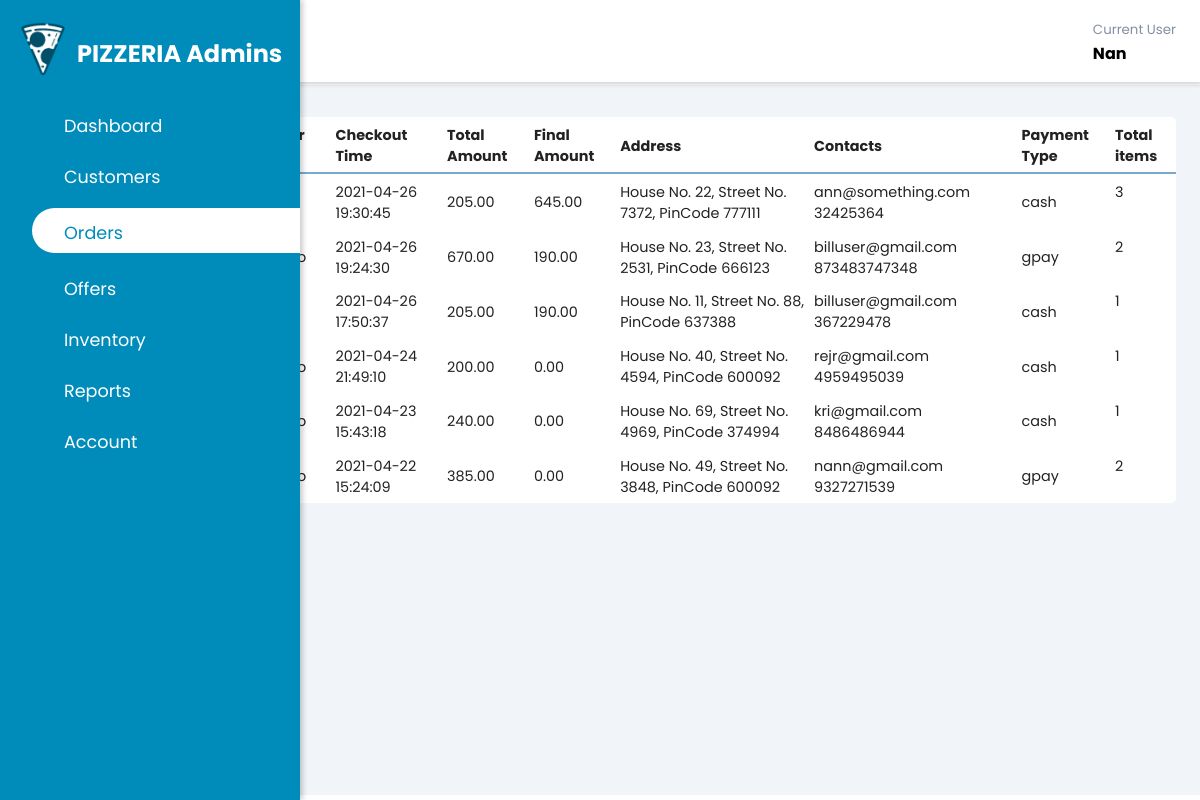
The page /Ann_adminWeb/website/orderspage.php (signed in) on the database as committed earlier.
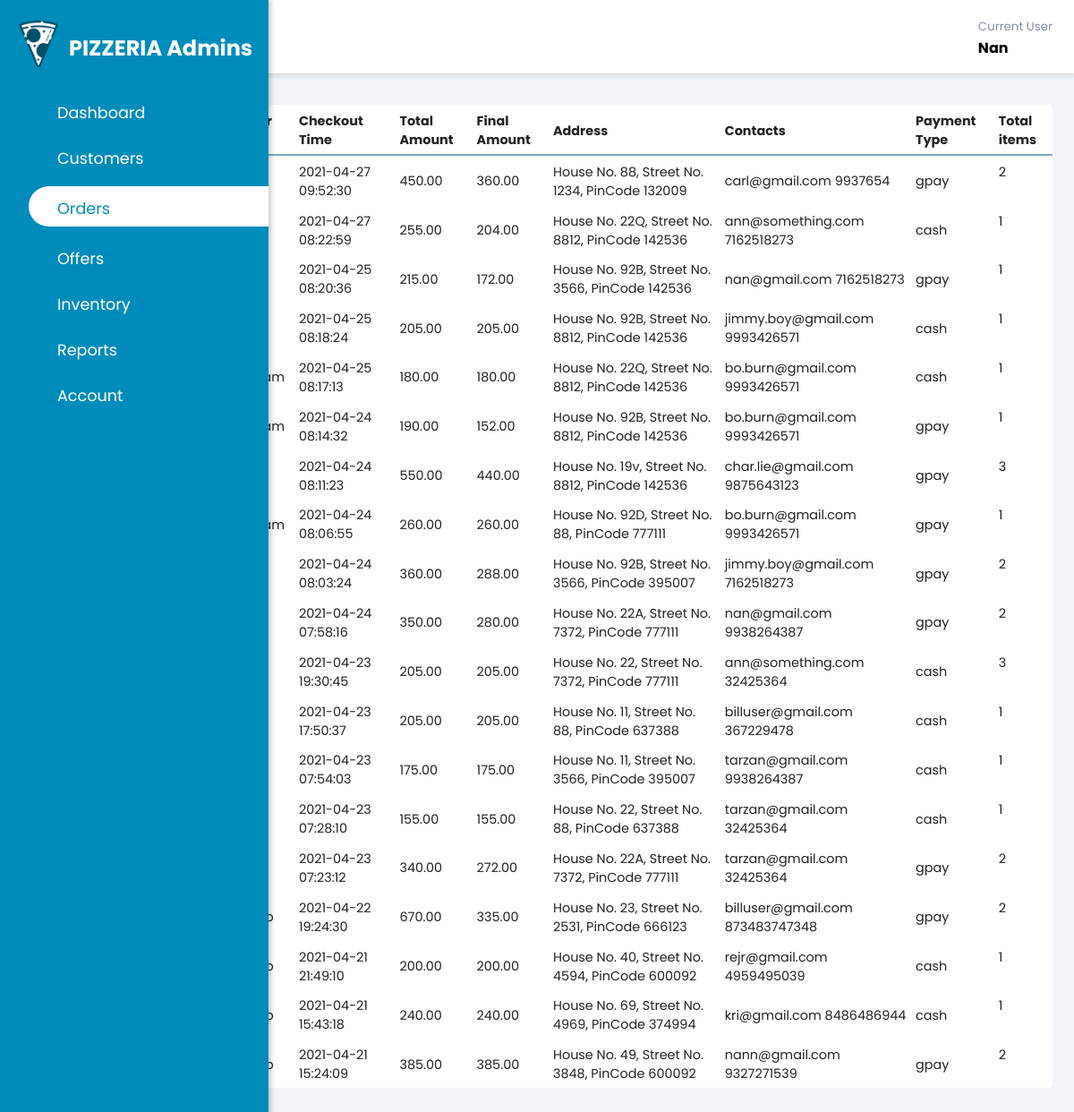
The same page on the database as committed later.
### tables this page shows
CREATE TABLE `orders` (
  `Order_id` int(11) NOT NULL,
  `Cust_ID` int(11) NOT NULL,
  `O_Date_Time` datetime DEFAULT NULL,
  `Total_Price` decimal(10,2) NOT NULL,
  `O_House_No` varchar(5) NOT NULL,
  `O_Street_No` int(5) NOT NULL,
  `O_Pin_Code` int(6) NOT NULL,
  `O_Mail` varchar(50) NOT NULL,
  `Contact_No` bigint(10) NOT NULL,
  `Pay` enum('cash','gpay') NOT NULL,
  `Total_Orders` int(11) NOT NULL,
  `Final_Price` decimal(10,2) NOT NULL DEFAULT 0.00,
  `offer_id` int(11) DEFAULT 0
);

### Ann_adminWeb/website/orderspage.php (the view, shortened to what this page needs)
<?php
require_once('..\login_reg\config.php');
?>
<!DOCTYPE html>
<html lang="en">
<head>
    <link rel="stylesheet" href="https://maxst.icons8.com/vue-static/landings/line-awesome/line-awesome/1.3.0/css/line-awesome.min.css">
    <link rel="stylesheet" href="style.css">
</head>
<body>
    <div class="sidebar">
        <div class="sidebar-brand">
            <img src="img/logo_BW.png" alt="pizzeria logo in black and white">
            <h2>PIZZERIA Admins</h2>
        </div>
        <div class="sidebar-menu">
            <ul>
                <li>
                    <a href="index.php" class="weblink">
                        <span class="las la-home"></span>
                        <span>Dashboard</span>
                    </a>
                </li>
                <li>
                    <a href="customerspage.php" class="weblink">
                        <span class="las la-users"></span>
                        <span>Customers</span>
                    </a>
                </li>
                <li>
                    <a href="orderspage.php" class="weblink active">
                        <span class="las la-file-invoice-dollar"></span>
                        <span>Orders</span>
                    </a>
                </li>
                <li>
                    <a href="offerspage.php" class="weblink">
                        <span class="lar la-star"></span>
                        <span>Offers</span>
                    </a>
                </li>
                <li>
                    <a href="inventorypage.php" class="weblink">
                        <span class="las la-pizza-slice"></span>
                        <span>Inventory</span>
                    </a>
                </li>
                <li>
                    <a href="reportspage.php" class="weblink">
                        <span class="las la-chart-area"></span>
                        <span>Reports</span>
                    </a>
                </li>
                <li>
                    <a href="accountpage.php" class="weblink">
                        <span class="las la-user-circle"></span>
                        <span>Account</span>
                    </a>
                </li>
            </ul>
        </div>
    </div>
    <div class="main-content">
        <header>
            <h2>
            </h2>
            <div class="user-wrapper">
                <div>
                    <small>Current User</small>
                    <h4>
                        <?php
                        echo $_SESSION['username'];
                        ?>
                    </h4>
                </div>
            </div>
        </header>
        <main>
            <div class="card">
                <div class="card-body">
                    <div class="table-responsive">
                        <table style="width:100%">
                            <tr style="border-bottom: 2px solid #77aacc;">
                                <th id="o_id"><strong>Order ID</strong></th>
                                <th id="c_id"><strong>Customer ID</strong></th>
                                <th id="c_name"><strong>Customer Name</strong></th>
                                <th id="chkout"><strong>Checkout Time</strong></th>
                                <th id="amt"><strong>Total Amount</strong></th>
                                <th id="amt"><strong>Final Amount</strong></th>
                                <th id="addr"><strong>Address</strong></th>
                                <th id="contacts"><strong>Contacts</strong></th>
                                <th id="paytype"><strong>Payment Type</strong></th>
                                <th id="totalitems"><strong>Total items</strong></th>
                            </tr>
                            <?php
                            $sql="select Order_ID, orders.Cust_ID, C.C_Name, O_Date_Time, Total_Price, Final_Price, O_House_No, O_Street_No, O_Pin_Code, O_Mail, Contact_No, Pay, Total_Orders from cust_acct as C natural join orders where O_Date_Time is not null order by O_Date_Time desc";
                            $result=mysqli_query($conn, $sql);
                            $num = mysqli_num_rows($result);
                            if ($num > 0) {
                                while($row=mysqli_fetch_assoc($result)) {
                                    echo "<tr>
                                        <td>".$row["Order_ID"]."</td>
                                        <td>".$row["Cust_ID"]."</td>
                                        <td>".$row["C_Name"]."</td>
                                        <td>".$row["O_Date_Time"]."</td>
                                        <td>".$row["Total_Price"]."</td>
                                        <td>".$row["Final_Price"]."</td>
                                        <td>House No. ".$row["O_House_No"].", Street No. ".$row["O_Street_No"].", PinCode ".$row["O_Pin_Code"]."</td>
                                        <td>".$row["O_Mail"]." ".$row["Contact_No"]."</td>
                                        <td>".$row["Pay"]."</td>
                                        <td>".$row["Total_Orders"]."</td>
                                    </tr>";
                                }
                            } else {
                                echo "0 results";
                            }
                            ?>
                        </table>
                    </div>
                </div>
            </div>
        </main>
    </div>
</body>
</html>

### Ann_adminWeb/website/style.css (style rules this page uses)
:root { --main-lighter: #5ec6e9; --main-color: #008cba; --main-darker: #004e68; --color-dark: #1D2231; --text-gray: #8390A2; }
* { margin: 0; padding: 0; box-sizing: border-box; list-style-type: none; text-decoration: none; font-family: 'Poppins', sans-serif; }
.sidebar { width: 300px; position: fixed; left: 0; top: 0; height: 100%; background: var(--main-color); z-index: 100; transition: width 300ms; }
.sidebar-brand { height: 90px; padding: 0.7rem 0rem 1rem 2rem; color: #fff; }
.sidebar-brand h2 { text-align: left; margin-left: 45px; margin-top: 25px; position: absolute; }
.sidebar-brand img { display: inline-block; padding-right: 1rem; width: 4.5rem; position: absolute; top: 21px; left: 15px; }
.sidebar-menu { margin-top: 1rem; }
.sidebar-menu li { width: 100%; margin-bottom: 1rem; padding-left: 1rem; }
.sidebar-menu a { display: block; color: #fff; font-size: 1.1rem; padding-left: 1rem; }
.sidebar-menu a.active { background: #fff; padding-top: 0.3rem; padding-bottom: 0.3rem; color: var(--main-color); border-radius: 30px 0px 0px 30px; }
.sidebar-menu a span:first-child { font-size: 1.5rem; padding-right: 1rem; }
.main-content { transition: margin-left 300ms; margin-left: 300px; }
header { background: #fff; display: flex; justify-content: space-between; padding: 1rem 1.5rem; box-shadow: 2px 2px 5px rgba(0,0,0,0.2); position: fixed; left: 300px; width: calc(100% - 300px); top: 0; z-index: 100; transition: left 300ms; }
header h2 { display: inline-flex; align-items: center; color: #222; }
.user-wrapper { display: flex; align-items: center; }
.user-wrapper small { display: inline-block; color: var(--text-gray); }
main { margin-top: 85px; padding: 2rem 1.5rem; background: #f1f5f9; min-height: calc(100vh - 90px); }
.card { background: #fff; border-radius: 5px; }
table { border-collapse: collapse; }
th { text-align: left; }
td, th { padding: 0.5rem 0rem 0.3rem 0.5rem; font-size: 0.9rem; color: #222; }
tr td:last-child, th:last-child { display: flex; align-items: center; }
.table-responsive { width: 100%; overflow-x: auto; }
@media only screen and (max-width: 1200px) { .sidebar { width: 50px; } }
@media only screen and (max-width: 1200px) { .sidebar img { display: inline-block; padding-right: 1rem; width: 3.5rem; position: absolute; top: 27px; left: 5px; } }
@media only screen and (max-width: 1200px) { .sidebar .sidebar-brand, .sidebar li { padding-left: 0.3rem; text-align: center; } }
@media only screen and (max-width: 1200px) { .sidebar li a { padding-left: 0.5rem; } }
@media only screen and (max-width: 1200px) { .sidebar .sidebar-brand h2, .sidebar li a span:last-child { display: none; } }
@media only screen and (max-width: 1200px) { .main-content { margin-left: 50px; } }
@media only screen and (max-width: 1200px) { .main-content header { width: calc(100% - 50px); left: 50px; } }

Rows that differ between the two databases and show on the page:
added orders: O_Date_Time "2021-04-27 09:52:30", Total_Price "450.00", Final_Price "360.00", O_House_No "88", O_Street_No "1234", O_Pin_Code "132009", O_Mail "carl@gmail.com", Contact_No "9937654", Pay "gpay", Total_Orders "2"
added orders: O_Date_Time "2021-04-27 08:22:59", Total_Price "255.00", Final_Price "204.00", O_House_No "22Q", O_Street_No "8812", O_Pin_Code "142536", O_Mail "ann@something.com", Contact_No "7162518273", Pay "cash", Total_Orders "1"
added orders: O_Date_Time "2021-04-25 08:20:36", Total_Price "215.00", Final_Price "172.00", O_House_No "92B", O_Street_No "3566", O_Pin_Code "142536", O_Mail "nan@gmail.com", Contact_No "7162518273", Pay "gpay", Total_Orders "1"
added orders: O_Date_Time "2021-04-25 08:18:24", Total_Price "205.00", Final_Price "205.00", O_House_No "92B", O_Street_No "8812", O_Pin_Code "142536", O_Mail "jimmy.boy@gmail.com", Contact_No "9993426571", Pay "cash", Total_Orders "1"
added orders: O_Date_Time "2021-04-25 08:17:13", Total_Price "180.00", Final_Price "180.00", O_House_No "22Q", O_Street_No "8812", O_Pin_Code "142536", O_Mail "bo.burn@gmail.com", Contact_No "9993426571", Pay "cash", Total_Orders "1"
added orders: O_Date_Time "2021-04-24 08:14:32", Total_Price "190.00", Final_Price "152.00", O_House_No "92B", O_Street_No "8812", O_Pin_Code "142536", O_Mail "bo.burn@gmail.com", Contact_No "9993426571", Pay "gpay", Total_Orders "1"
added orders: O_Date_Time "2021-04-24 08:11:23", Total_Price "550.00", Final_Price "440.00", O_House_No "19v", O_Street_No "8812", O_Pin_Code "142536", O_Mail "char.lie@gmail.com", Contact_No "9875643123", Pay "gpay", Total_Orders "3"
added orders: O_Date_Time "2021-04-24 08:06:55", Total_Price "260.00", Final_Price "260.00", O_House_No "92D", O_Street_No "88", O_Pin_Code "777111", O_Mail "bo.burn@gmail.com", Contact_No "9993426571", Pay "gpay", Total_Orders "1"
added orders: O_Date_Time "2021-04-24 08:03:24", Total_Price "360.00", Final_Price "288.00", O_House_No "92B", O_Street_No "3566", O_Pin_Code "395007", O_Mail "jimmy.boy@gmail.com", Contact_No "7162518273", Pay "gpay", Total_Orders "2"
added orders: O_Date_Time "2021-04-24 07:58:16", Total_Price "350.00", Final_Price "280.00", O_House_No "22A", O_Street_No "7372", O_Pin_Code "777111", O_Mail "nan@gmail.com", Contact_No "9938264387", Pay "gpay", Total_Orders "2"
changed orders (number 11 of 19 on the later page): O_Date_Time "2021-04-26 19:30:45" → "2021-04-23 19:30:45"; Final_Price "645.00" → "205.00"
changed orders (number 12 of 19 on the later page): O_Date_Time "2021-04-26 17:50:37" → "2021-04-23 17:50:37"; Final_Price "190.00" → "205.00"; moves up the list
added orders: O_Date_Time "2021-04-23 07:54:03", Total_Price "175.00", Final_Price "175.00", O_House_No "11", O_Street_No "3566", O_Pin_Code "395007", O_Mail "tarzan@gmail.com", Contact_No "9938264387", Pay "cash", Total_Orders "1"
added orders: O_Date_Time "2021-04-23 07:28:10", Total_Price "155.00", Final_Price "155.00", O_House_No "22", O_Street_No "88", O_Pin_Code "637388", O_Mail "tarzan@gmail.com", Contact_No "32425364", Pay "cash", Total_Orders "1"
added orders: O_Date_Time "2021-04-23 07:23:12", Total_Price "340.00", Final_Price "272.00", O_House_No "22A", O_Street_No "7372", O_Pin_Code "777111", O_Mail "tarzan@gmail.com", Contact_No "32425364", Pay "gpay", Total_Orders "2"
changed orders (number 16 of 19 on the later page): O_Date_Time "2021-04-26 19:24:30" → "2021-04-22 19:24:30"; Final_Price "190.00" → "335.00"
changed orders "rejr@gmail.com": O_Date_Time "2021-04-24 21:49:10" → "2021-04-21 21:49:10"; Final_Price "0.00" → "200.00"
changed orders "kri@gmail.com": O_Date_Time "2021-04-23 15:43:18" → "2021-04-21 15:43:18"; Final_Price "0.00" → "240.00"
changed orders "nann@gmail.com": O_Date_Time "2021-04-22 15:24:09" → "2021-04-21 15:24:09"; Final_Price "0.00" → "385.00"
